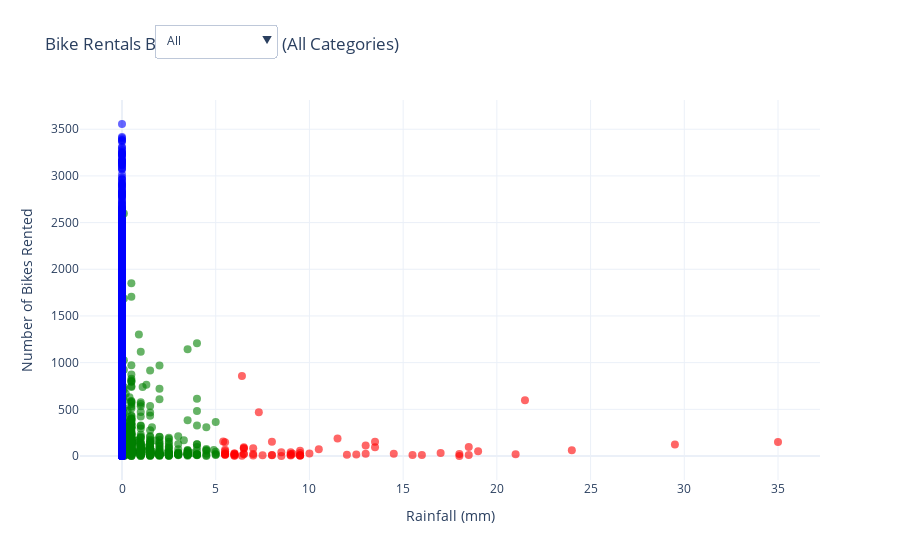

The cell this chart's notebook holds for it:
### Code cell
import plotly.graph_objs as go

# Define a function to filter the data based on rainfall categories
def get_filtered_data(category):
    if category == "All":
        return df
    return df[df['Rainfall Category'] == category]

# Create the initial scatter plot with all data
fig = go.Figure()

# Add all data to the figure as the default view
fig.add_trace(
    go.Scatter(
        x=df['Rainfall(mm)'],
        y=df['Rented Bike Count'],
        mode='markers',
        marker=dict(
            size=8,
            color=df['Rainfall Category'].map({'No Rain': 'blue', 'Moderate Rain': 'green', 'Heavy Rain': 'red'}),
            opacity=0.6
        ),
        name='All Data'
    )
)

# Add dropdown buttons to filter by rainfall category
buttons = [
    dict(
        label="All",
        method="update",
        args=[
            {
                "x": [df['Rainfall(mm)']],
                "y": [df['Rented Bike Count']],
                "marker.color": [df['Rainfall Category'].map({'No Rain': 'blue', 'Moderate Rain': 'green', 'Heavy Rain': 'red'})],
            },
            {"title": "Bike Rentals Based on Rainfall (All Categories)"}
        ]
    )
]

# Generate dropdown options for each category
categories = df['Rainfall Category'].unique()
rainfall_colors = {'No Rain': 'blue', 'Moderate Rain': 'green', 'Heavy Rain': 'red'}
for category in categories:
    filtered_data = get_filtered_data(category)
    buttons.append(
        dict(
            label=category,
            method="update",
            args=[
                {
                    "x": [filtered_data['Rainfall(mm)']],
                    "y": [filtered_data['Rented Bike Count']],
                    "marker.color": rainfall_colors[category],
                },
                {"title": f"Bike Rentals Based on Rainfall (Category: {category})"}
            ]
        )
    )

# Add the layout and dropdown menu
fig.update_layout(
    title="Bike Rentals Based on Rainfall (All Categories)",
    xaxis_title="Rainfall (mm)",
    yaxis_title="Number of Bikes Rented",
    template="plotly_white",
    updatemenus=[
        dict(
            active=0,
            buttons=buttons,
            direction="down",
            x=0.1,
            xanchor="left",
            y=1.2,
            yanchor="top"
        )
    ]
)

# Show the interactive plot
fig.show()

### Figure 1 — Plotly figure (JSON) as saved in the notebook; plotly's stock layout.template omitted (floating-point values rounded to 4 significant figures; data arrays with more than 128 entries replaced by an {"elided": "..."} marker saying what was removed)
{"data": [{"marker": {"color": {"elided": "8760 str values"}, "opacity": 0.6, "size": 8}, "mode": "markers", "name": "All Data", "type": "scatter", "x": {"elided": "8760 float values"}, "y": {"elided": "8760 int values"}}], "layout": {"title": {"text": "Bike Rentals Based on Rainfall (All Categories)"}, "updatemenus": [{"active": 0, "buttons": [{"args": [{"marker.color": {"elided": "1x8760 str values"}, "x": {"elided": "1x8760 float values"}, "y": {"elided": "1x8760 int values"}}, {"title": "Bike Rentals Based on Rainfall (All Categories)"}], "label": "All", "method": "update"}, {"args": [{"marker.color": "blue", "x": {"elided": "1x8232 int values"}, "y": {"elided": "1x8232 int values"}}, {"title": "Bike Rentals Based on Rainfall (Category: No Rain)"}], "label": "No Rain", "method": "update"}, {"args": [{"marker.color": "green", "x": {"elided": "1x462 float values"}, "y": {"elided": "1x462 int values"}}, {"title": "Bike Rentals Based on Rainfall (Category: Moderate Rain)"}], "label": "Moderate Rain", "method": "update"}, {"args": [{"marker.color": "red", "x": [[6.4, 9.5, 9.5, 9, 9, 8, 17, 7, 7, 6, 8, 5.5, 35, 19, 13.5, 10, 12.5, 6, 13.5, 11.5, 5.4, 10.5, 6.5, 9.5, 16, 14.5, 21.5, 6.4, 12, 18.5, 7.5, 5.5, 5.5, 6, 8, 24, 5.5, 8.5, 6.5, 7.3, 9.5, 18.5, 7, 15.5, 29.5, 6.5, 21, 5.5, 6.5, 13, 13, 6.5, 6, 5.5, 8.5, 9.5, 9, 6, 6, 5.5, 5.5, 9.5, 9, 18, 18, 9.1]], "y": [[3, 4, 11, 10, 22, 10, 32, 22, 5, 17, 9, 10, 151, 51, 152, 28, 17, 26, 94, 187, 154, 72, 19, 9, 11, 24, 596, 858, 13, 11, 9, 51, 18, 16, 153, 61, 29, 39, 84, 468, 31, 96, 84, 10, 122, 24, 19, 22, 80, 23, 113, 93, 28, 66, 0, 5, 6, 5, 2, 147, 17, 56, 40, 21, 0, 24]]}, {"title": "Bike Rentals Based on Rainfall (Category: Heavy Rain)"}], "label": "Heavy Rain", "method": "update"}], "direction": "down", "x": 0.1, "xanchor": "left", "y": 1.2, "yanchor": "top"}], "xaxis": {"title": {"text": "Rainfall (mm)"}}, "yaxis": {"title": {"text": "Number of Bikes Rented"}}}}
